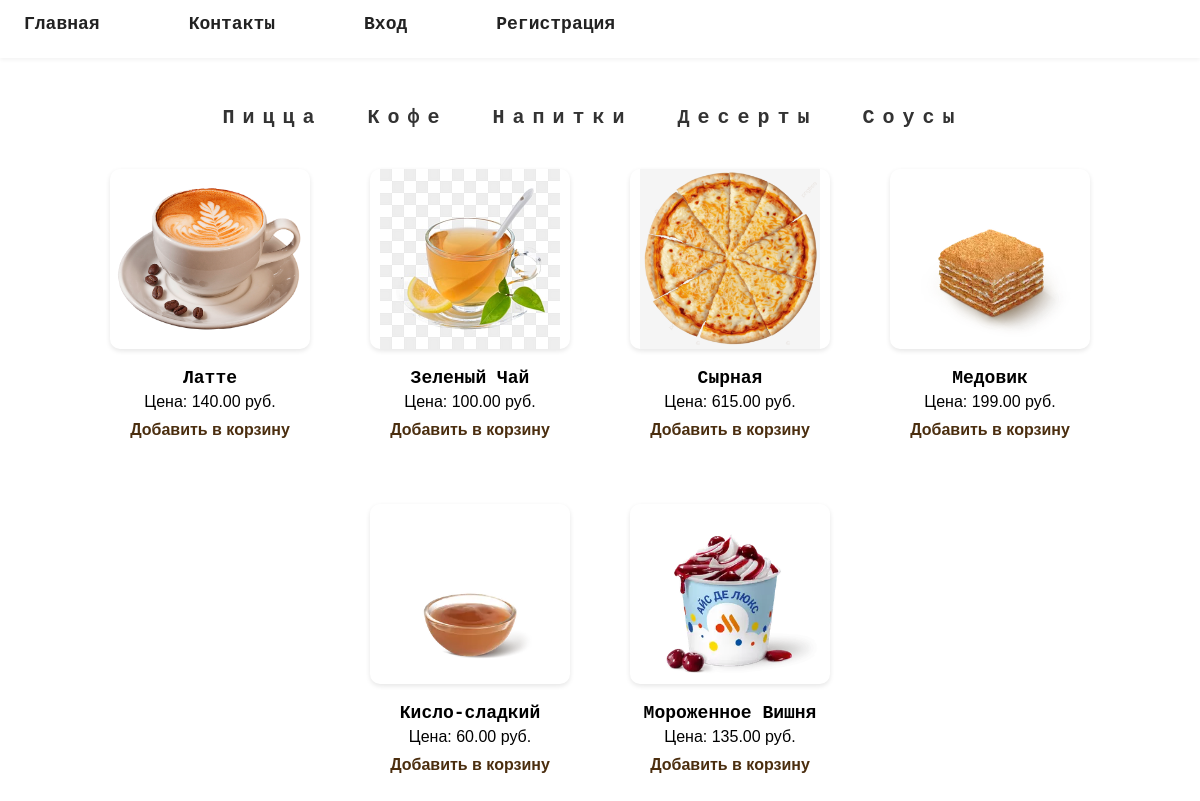
The page / on the database its author committed.
### main/models.py (models this page shows, shortened)
class Product(models.Model):
    name = models.CharField(max_length=70)
    price = models.DecimalField(max_digits=10, decimal_places=2)
    description = models.TextField(max_length=120)
    category = models.ForeignKey(Category, on_delete=models.CASCADE)
    image = models.ImageField(upload_to='products/', blank=True, null=True)
    class Meta:
        verbose_name = 'Продукт'
        verbose_name_plural = 'Продукты'

### main/views.py (the view)
# urls.py: path('', views.main, name='main'),
def main(request):
    products = Product.objects.all()
    data = {
        'products': products,
    }
    return render(request, 'main/index.html', data)

### templates/main/index.html (shortened to what this page needs)
{% extends "_base.html" %}
{% load static %}
{% block content %}
<div class="categories">
    <a href="{% url 'pizza' %}">Пицца</a>
    <a href="{% url 'coffe' %}">Кофе</a>
    <a href="{% url 'drinks' %}">Напитки</a>
    <a href="{% url 'desserts' %}">Десерты</a>
    <a href="{% url 'sauce' %}">Соусы</a>
</div>
<div class="products">
    {% for product in products %}
        <div class="product">
            <img src="{{product.image.url}}">
            <h3>{{ product.name }}</h3>
            <p>Цена: {{ product.price }} руб.</p>
            <form action="{% url 'add_to_cart' product.id %}" method="post">
                <button>Добавить в корзину</button>
            </form>
        </div>
    {% endfor %}
</div>
{% endblock %}

### static/css/style.css (style rules this page uses)
body { margin: 0; padding: 0; }
.categories { display: flex; justify-content: center; gap: 30px; margin: 4% 0 30px; }
.categories a { letter-spacing: 8px; font-size: 20px; font-family: "Courier New", monospace; color: #333; }
.products { display: grid; grid-template-columns: repeat(auto-fill, minmax(200px, 1fr)); justify-items: center; gap: 40px; padding: 0 40px 60px; }
.product { text-align: center; max-width: 200px; padding: 10px; transition: transform 0.2s ease; }
.product img { width: 100%; max-height: 180px; object-fit: contain; margin-bottom: 10px; }
.product h3 { font-family: "Courier New", monospace; font-size: 18px; margin: 5px 0; }
.product p { margin: 5px 0; font-size: 16px; }
.product form button { background: none; border: none; color: #4B2E0F ; cursor: pointer; font-weight: bold; font-size: 16px; padding: 5px; }
.products { display: flex; flex-wrap: wrap; justify-content: center; gap: 40px; margin-top: 30px; }
.product { width: 220px; text-align: center; font-family: sans-serif; }
.product img { width: 200px; height: 200px; object-fit: contain; border-radius: 10px; box-shadow: 0 2px 5px rgba(0,0,0,0.1); transition: transform 0.3s ease; }
a { color: #E07B39; text-decoration: none; font-weight: bold; margin-right: 15px; }

### rows shown on the page
Product: image (picture), name "Латте", price "140.00"
Product: image (picture), name "Зеленый Чай", price "100.00"
Product: image (picture), name "Сырная", price "615.00"
Product: image (picture), name "Медовик", price "199.00"
Product: image (picture), name "Кисло-сладкий", price "60.00"
Product: image (picture), name "Мороженное Вишня", price "135.00"
